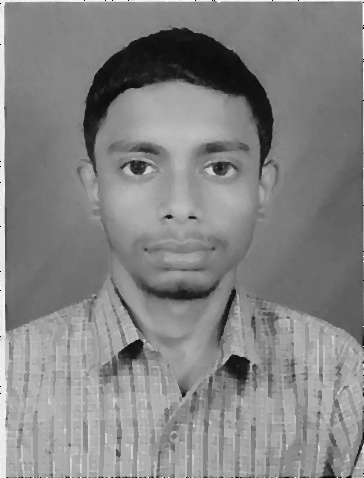
#> input picture Image_Program/Day1/Image_Python/Denoise_Image.jpg, 364 x 478 px, found by its file name
$ python Edge_Detection_kernel.py
#> lines starting #> are read from the running program, lines starting #| are printed output that depends on the picture; after the words box and inside, x2 and y2 are one past the last pixel; in counts of white or black regions, pixels touching at a corner belong together
# -*- coding: utf-8 -*-
"""
Created on Sun Aug 11 09:25:49 2019

@author: BILU
"""


import cv2
import numpy as np
from matplotlib import pyplot as plt
import math

img = np.array([])
img = cv2.imread('Denoise_Image.jpg')
#> img is the input picture: shape (478, 364, 3); min 0, max 255, mean 132.1

img1 = img.copy()
#img1 = cv2.cvtColor(img1,cv2.COLOR_BGR2RGB)

row, col, dim = img.shape
#> row = 478; col = 364; dim = 3

# [9 lines of commented-out code are left out]

ker = np.array(([0,-1,0],[-1,5,-1],[0,-1,0]),dtype=float)

"""ker = (1/16)*np.array(([0, 0, -1, 0, 0],
                       [0, -1,-2, -1, 0],
                       [-1,-2, 16,-2, -1],
                       [0, -1,-2, -1, 0],
                       [0, 0, -1, 0, 0]),dtype=float)"""

for k in range(0,3):
    for l in range(0,3):
        print(ker[k][l],end="")
    print("")

output = np.zeros(shape=(row,col,dim),dtype=float)


for i in range(row):
    for j in range(col):
        x =  img1[i][j][0]*0.21+img1[i][j][1]*0.72+img1[i][j][2]*0.07
        img1[i][j] = x
#> img1: shape (478, 364, 3); 16.58% of pixels changed, all inside (x1, y1, x2, y2) = (0, 0, 364, 478)
        #output[i][j] = x

#print(output)


for i in np.arange(1,row-1):
    for j in np.arange(1,col-1):
        m = -1
        sum = 0
        for k in range(0,3):
            n = -1
            for l in range(0,3):
                x = img1[i+m][j+n][0]
                y = ker[k][l]
                sum = sum + ( x * y)
                n=n+1
            m=m+1


        if sum <= 0:
            sum = 0
        if sum >= 256:
           sum = 255
        #if sum >=0 and sum <256:
        output[i][j] = sum
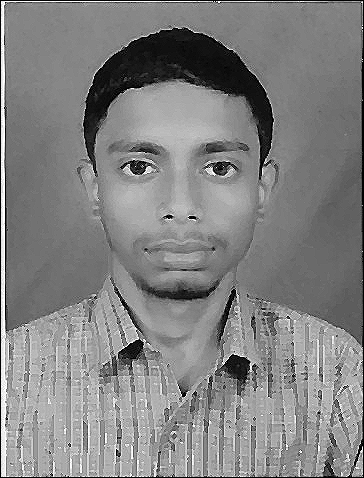
#> output: shape (478, 364, 3) float64; min 0, max 255, mean 130


"""
for i in np.arange(1,row-1):
    for j in np.arange(1,col-1):
        m = -1
        sum = 0
        sum1 = 0
        sum2 = 0
        for k in range(0,3):
            n = -1
            for l in range(0,3):
                x = img1[i+m][j+n][0]
                y1 = ker1[k][l]
                sum1 = sum1 + ( x * y1)

                y2 = ker2[k][l]
                sum2 = sum2 + ( x * y2)
                n=n+1
            m=m+1

        sum = sum1 * sum1 + sum2 * sum2
        sum = math.sqrt(sum)
        #if sum >=0 and sum <256:
        output[i][j] = sum
"""

"""
for i in np.arange(2,row-2):
    for j in np.arange(2,col-2):
        if output[i][j][0] <= 5:
            output[i][j] = 255
        else:
            output[i][j] = 0

"""
#output = cv2.filter2D(img1,-1,ker)

"""
for i in np.arange(120,123):
    for j in np.arange(120,123):
        print(output[i][j]," ",end="")
    print("")


for i in np.arange(120,123):
    for j in np.arange(120,123):
        print(output[i][j]," ",end="")
    print("")
 """


plt.subplot(1,2,1)
plt.title('Original Image')
plt.imshow(img1)

#print(output)
plt.subplot(1,2,2)
plt.title('Mean Filter Image')
plt.imshow(output)
cv2.imwrite("EDGE.jpg",output)
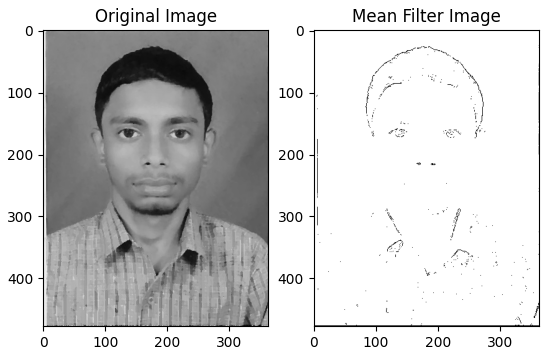
#> figure drawn by matplotlib, 2 panels
